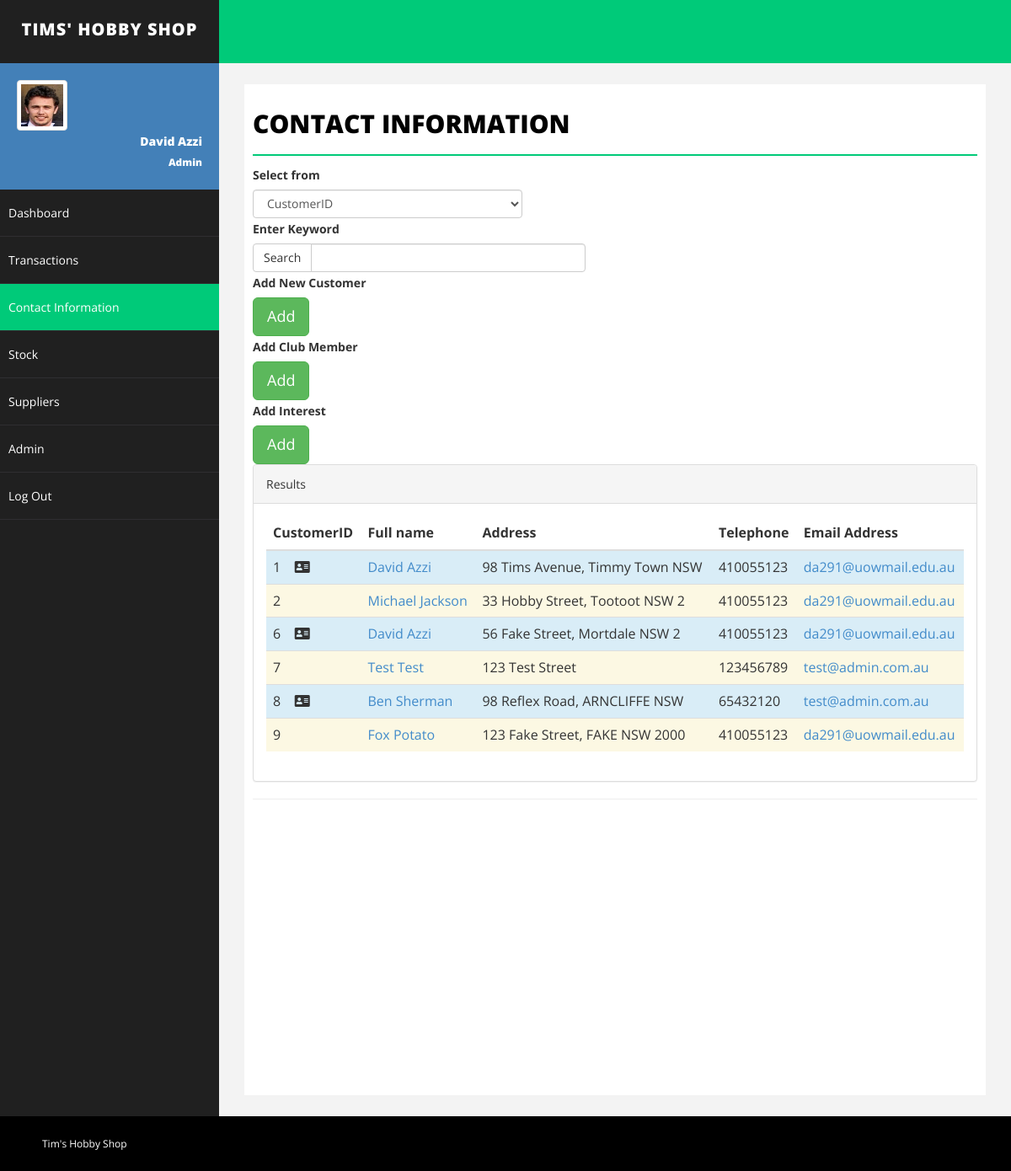
Page /customerinfo.php (signed in) on the committed database.
### tables this page shows
CREATE TABLE `customer` (
  `CustomerID` int(5) NOT NULL,
  `ClubMemberID` varchar(20) DEFAULT NULL,
  `CreditLine` decimal(7,2) DEFAULT NULL,
  `CreditBalance` decimal(7,2) DEFAULT NULL
);

CREATE TABLE `contact` (
  `ContactID` int(5) NOT NULL,
  `FirstName` varchar(30) DEFAULT NULL,
  `LastName` varchar(30) DEFAULT NULL,
  `Address` varchar(30) DEFAULT NULL,
  `PhoneNumber` int(10) DEFAULT NULL,
  `Email` varchar(30) DEFAULT NULL,
  `Fax` varchar(30) DEFAULT NULL,
  `ImageLocation` varchar(30) DEFAULT NULL
);

### classes/cCustomer.php (called while the page is built, shortened)
<?php
require_once ("cDefaultTable.php");
class cCustomer extends cDefaultTable {
	public function __construct(){
		$this->tableName = 'customer';
		$this->rowCount = 20;
		$this->pageCount = 0;
	}
}
?>

### classes/dbConnect.php (called while the page is built, shortened)
<?php
class dbConnect {
	private static $db = null;
	private $conn;
	private $DB_SERVER = 'localhost';
	private $DB_USERNAME = 'admin1';
	private $DB_PASSWORD = 'admin1';
	private $DB_NAME = 'project334';
	public function __construct(){
		 $this->conn = mysqli_connect($this->DB_SERVER, $this->DB_USERNAME, $this->DB_PASSWORD, $this->DB_NAME);
	}
	public static function startDB(){
		if (!self::$db) {
			self::$db = new dbConnect();
		}
		return self::$db;
	}
	public function dbQuery($sql){
		return $this->conn->query($sql);
	}
}
?>

### classes/cDefaultTable.php (called while the page is built, shortened)
<?php
require_once("dbConnect.php");
class cDefaultTable {
	public $tableName;
	public $pageCount;
	public $rowCount;
	public function getTableData($constraint){
		if ($constraint != ""){
			$constraint = " WHERE " . $constraint;
		}
		$this->tableData = array();
		$pageCount = $this->pageCount;
		$rowCount = $this->rowCount;
		$this->rowTotal = 0;
		$db = dbConnect::startDB();
		$SQLquery = "SELECT * FROM " . $this->tableName . $constraint;
		$result = $db->dbQuery($SQLquery);
		$data = mysqli_fetch_row($result);
		$this->pageTotal = $data[0];
		if ($rowCount > 0){
			$this->rowTotal = ceil($this->pageTotal/$rowCount);
		} else {
			$this->rowTotal = 1;
		}
		if ($pageCount == '' || $pageCount <= '1'){
			$pageCount = 1;
		} elseif ($pageCount > $this->rowTotal) {
			$pageCount = $this->rowTotal;
		}
		if ($rowCount > 0){
			$addLimit = 'LIMIT ' . ($pageCount - 1) * $rowCount . ',' . $rowCount;
		} else {
			$addLimit = NULL;
		}
		$SQLquery .= " " .$addLimit;
		$result = $db->dbQuery($SQLquery);
		while($row = $result->fetch_assoc()){
			$this->tableData[] = $row;
		}
		return $this->tableData;
	}
}

### classes/cContact.php (called while the page is built, shortened)
<?php
require_once ("cDefaultTable.php");
class cContact extends cDefaultTable {
	public function __construct(){
		$this->tableName = 'contact';
		$this->rowCount = 20;
		$this->pageCount = 0;
	}
}
?>

### customerinfo.php (the view, shortened to what this page needs)
<html xmlns="http://www.w3.org/1999/xhtml">
<?php
	$jobTitle = $_SESSION['userData']['JobTitle'];
	$userName = $_SESSION['userName'];
	$profilePic = $_SESSION['userData']['ImageLocation'];
	require_once ("classes\cCustomer.php");
	require_once ("classes\cContact.php");
	$sql = "CustomerID = 1";
	$objCustomer = new cCustomer();
	$customerData = $objCustomer->getTableData($sql);
	$sql = "";
	$allCustData = $objCustomer->getTableData($sql);
?>
    <link href="assets/css/bootstrap.css" rel="stylesheet">
    <link href="assets/css/font-awesome.css" rel="stylesheet">
	<link rel="stylesheet" href="https://use.fontawesome.com/releases/v5.8.2/css/all.css">
    <link href="assets/css/basic.css" rel="stylesheet">
    <link href="assets/css/custom.css" rel="stylesheet">
    <div id="wrapper">
        <nav class="navbar navbar-default navbar-cls-top " role="navigation" style="margin-bottom: 0">
            <div class="navbar-header">
                <a class="navbar-brand" href="dashboard.php">Tims' hobby shop</a>
            </div>
            <div class="header-right">
            </div>
        </nav>
        <nav class="navbar-default navbar-side" role="navigation">
            <div class="sidebar-collapse">
                <ul class="nav" id="main-menu">
                    <li>
                        <div class="user-img-div">
                            <img src="<?php echo $profilePic ?>" class="img-thumbnail">
                            <div class="inner-text">
                                <?php echo $userName ?>
                            <br>
                                <small><?php echo $jobTitle ?></small>
                            </div>
                        </div>
                    </li>
                    <li>
                        <a href="dashboard.php">Dashboard</a>
                    </li>
                    <li class="">
                        <a href="transactions.php">Transactions</a>
                    </li>
                     <li>
                        <a class="active-menu" href="customerinfo.php">Contact Information</a>
                    </li>
                    <li>
                        <a href="stock.php">Stock</a>
                    </li>
                     <li class="">
                        <a href="supplier.php">Suppliers</a>
                    </li>
					<li>
                        <?php if ($jobTitle == "Admin"){ ?><a href="admin.php">Admin</a><?php } ?>
                    </li>
                    <li>
                        <a href="login.php">Log Out</a>
                    </li>
                </ul>
            </div>
        </nav>
        <div id="page-wrapper">
            <div id="page-inner">
                <div class="row">
                    <div class="col-md-12">
                        <h1 class="page-head-line">Contact Information</h1>
                    </div>
                </div>
				<label>Select from</label>
<select class="form-control" style=" width: 320px;
">
                                                <option>CustomerID</option>
                </select>
				<label>Enter Keyword</label>
<div class="input-group" style="
    width: 320px;
">
      <span class="form-group input-group-btn">
        <button class="btn btn-default" type="button">Search</button>
      </span>
      <input type="text" class="form-control" style="
    width: 326px;
">
    </div>
	<label>Add New Customer</label>
	<br>
	<a href="addcustomer.php" class="btn btn-success btn-lg">Add</a>
	<br/>
	<label>Add Club Member</label>
	<br>
	<a href="addClubMember.php" class="btn btn-success btn-lg">Add</a>
	<br/>
	<label>Add Interest</label>
	<br>
	<a href="addInterest.php" class="btn btn-success btn-lg">Add</a>
	<br/>
	<div class="panel panel-default">
                        <div class="panel-heading">
                            Results
                        </div>
                        <div class="panel-body">
                            <div class="table-responsive">
                                <table class="table">
                                    <thead>
                                        <tr>
                                            <th>CustomerID</th>
                                            <th>Full name</th>
                                            <th>Address</th>
                                            <th>Telephone</th>
											<th>Email Address</th>
                                        </tr>
                                    </thead>
                                    <tbody>
                                        <?php
	$classType = false;
	$objCustomer = new cCustomer();
	$sql = "";
	$customerData = $objCustomer->getTableData($sql);
	$objContact = new cContact();
	foreach ($customerData as $row){
		$sql = "ContactID = " . $row["CustomerID"];
		$contactData = $objContact->getTableData($sql);
		$itemMember = "";
		if ($classType){
			$tblData = '<tr class="warning">';
			$classType = false;
		} else {
			$tblData = '<tr class="info">';
			$classType = true;
		}
		$itemCustID = $row["CustomerID"];
		$itemFullName = $contactData[0]["FirstName"] . " " . $contactData[0]["LastName"];
		$itemAddress = $contactData[0]["Address"];
		$itemTelephone = $contactData[0]["PhoneNumber"];
		$itemEmail = $contactData[0]["Email"];
		if ($row["ClubMemberID"] >= 1){
			$itemMember = '<i class="fa fa-address-card" title="Club Member"></i>';
		}
		$tblData .= '<td>' . $itemCustID . '&nbsp;&nbsp;&nbsp;&nbsp;' . $itemMember . '</td>';
		$tblData .= '<td><a href="CustomerProfile.php?id=' . $itemCustID . '">' . $itemFullName . '</a></td>';
		$tblData .= '<td>' . $itemAddress . '</td>';
		$tblData .= '<td>' . $itemTelephone . '</td>';
		$tblData .= '<td><a href="mailto:' . $itemEmail . '">' . $itemEmail . '</a></td>';
		$tblData .= '</tr>';
		echo $tblData;
	}
?>
                                    </tbody>
                                </table>
                            </div>
                        </div>
                    </div>
                <hr>
            </div>
        </div>
    </div>
    <div id="footer-sec">
        Tim's Hobby Shop <a href="dashboard.php" target="_blank"></a>
    </div>
</body></html>

### assets/css/basic.css (style rules this page uses)
#wrapper { width: 100%; background: #202020; }
#page-wrapper { padding: 15px 15px; min-height: 600px; background: #F3F3F3; }
#page-inner { width: 100%; margin: 10px 20px 10px 0px; background-color: #fff!important; padding: 10px; min-height: 1200px; }
.page-head-line { font-size: 30px; text-transform: uppercase; color: #000; font-weight: 800; padding-bottom: 20px; border-bottom: 2px solid #00CA79; margin-bottom: 10px; }
.navbar-cls-top .navbar-brand { color: #fff; background: #202020; width: 260px; text-align: center; height: 75px; font-size: 20px; letter-spacing: 1px; font-weight: 900; padding-top: 25px; text-transform:uppercase; }
.header-right { color: #fff; padding: 15px 50px 5px 50px; float: right; font-size: 16px; }
.user-img-div { min-height: 140px; padding: 20px; background-color: #4380B8; }
.user-img-div img { max-height: 60px; }
.user-img-div .inner-text { text-align: right; position: relative; color: #fff; font-weight: 800; line-height: 25px; }
.active-menu { background-color: #00CA79!important; }
.sidebar-collapse, .sidebar-collapse .nav { background: none; }
.sidebar-collapse .nav { padding: 0; }
.sidebar-collapse .nav > li > a { color: #fff; background: #202020; text-shadow: none; padding: 15px 40px; border-bottom: 1px solid #2F2E31; }
.sidebar-collapse > .nav > li > a { padding: 15px 10px; }
.navbar-side { border: none; background-color: #202020; }
.navbar-cls-top { background: #00CA79; border-bottom: none; }
.navbar-default { border: 0px solid black; }
.navbar-header { background: #000000; }
#footer-sec { background-color:#000; padding:20px 50px; color:#fff; font-size:12px; }
@media (min-width:768px) { #page-wrapper { margin: 0 0 0 260px; padding: 15px 30px; min-height: 1200px; } }
@media (min-width:768px) { .navbar-side { z-index: 1; position: absolute; width: 260px; } }
@media (min-width:768px) { .navbar { border-radius: 0px; } }

### rows in the picture
customer: CustomerID "1", CustomerID.LastName "David Azzi", CustomerID.Address "98 Tims Avenue, Timmy Town NSW", CustomerID.PhoneNumber "410055123", CustomerID.Email "da291@uowmail.edu.au"
customer: CustomerID "2", CustomerID.LastName "Michael Jackson", CustomerID.Address "33 Hobby Street, Tootoot NSW 2", CustomerID.PhoneNumber "410055123", CustomerID.Email "da291@uowmail.edu.au"
customer: CustomerID "6", CustomerID.LastName "David Azzi", CustomerID.Address "56 Fake Street, Mortdale NSW 2", CustomerID.PhoneNumber "410055123", CustomerID.Email "da291@uowmail.edu.au"
customer: CustomerID "7", CustomerID.LastName "Test Test", CustomerID.Address "123 Test Street", CustomerID.PhoneNumber "123456789", CustomerID.Email "test@admin.com.au"
customer: CustomerID "8", CustomerID.LastName "Ben Sherman", CustomerID.Address "98 Reflex Road, ARNCLIFFE NSW", CustomerID.PhoneNumber "65432120", CustomerID.Email "test@admin.com.au"
customer: CustomerID "9", CustomerID.LastName "Fox Potato", CustomerID.Address "123 Fake Street, FAKE NSW 2000", CustomerID.PhoneNumber "410055123", CustomerID.Email "da291@uowmail.edu.au"

### other values in the picture
$userName "David Azzi"
$jobTitle "Admin"
